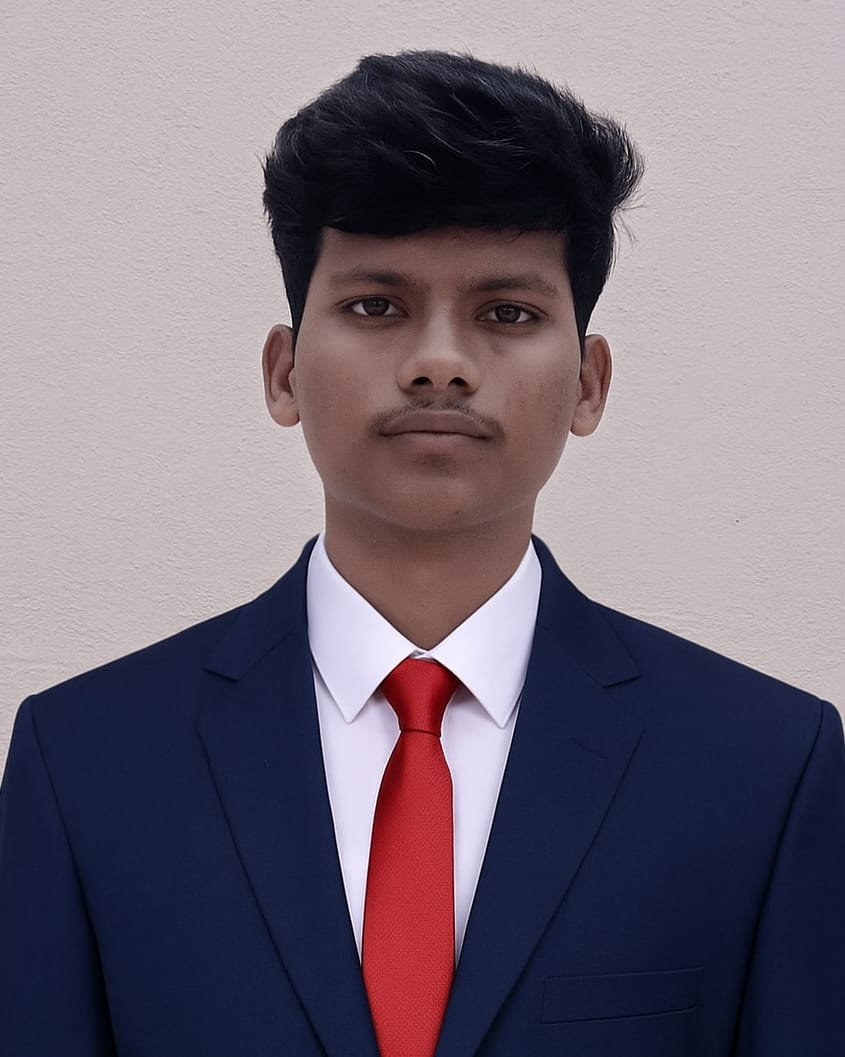
#> input picture image.jpeg, 845 x 1057 px
$ jupyter execute Ex-1.ipynb
#> lines starting #> are read from the running program, lines starting #| are printed output that depends on the picture; after the words box and inside, x2 and y2 are one past the last pixel; in counts of white or black regions, pixels touching at a corner belong together
## Exp.No:01- Image Handling and Pixel Transformations Using OpenCV

## Name : Santhosh G

## Reg no : 212225100044

[cell 1]
import cv2
import matplotlib.pyplot as plt

[cell 2]
# Read the image using OpenCV
img = cv2.imread('image.jpeg', cv2.IMREAD_COLOR)
#> img is the input picture: shape (1057, 845, 3); mean B, G, R 120.3, 108.3, 118.2

[cell 3]
# Convert BGR (OpenCV's default) to RGB (Matplotlib's expected color order)
img_rgb = cv2.cvtColor(img, cv2.COLOR_BGR2RGB)

[cell 4]
# Display the image using Matplotlib
plt.imshow(img_rgb, cmap='viridis')  # You can change 'viridis' to another cmap or use None for RGB images
plt.title("Original Image")
plt.axis('off')  # Removes axis ticks and labels
plt.show()

[cell 5]
# Load the image
image = cv2.imread('Qno. 1.jpg')

[cell 6]
# Convert BGR (OpenCV's default) to RGB (Matplotlib's expected color order)
img_rgb = cv2.cvtColor(img, cv2.COLOR_BGR2RGB)

[cell 7]
img_rgb.shape
#> Out = (1057, 845, 3)

[cell 8]
# Draw a line from top-left to bottom-right
line_img = cv2.line(img_rgb, (0, 0), (768, 600), (255, 0, 0), 25) # cv2.line(image, start_point, end_point, color, thickness)

[cell 9]
plt.imshow(line_img, cmap='viridis')
plt.title("Image with Line")
plt.axis('off')
plt.show()

[cell 10]
# Load the image
image = cv2.imread('Qno. 1.jpg')

# Convert BGR (OpenCV's default) to RGB (Matplotlib's expected color order)
img_rgb = cv2.cvtColor(img, cv2.COLOR_BGR2RGB)

[cell 11]
img_rgb.shape
#> Out = (1057, 845, 3)

[cell 12]
circle_img = cv2.circle(img_rgb,(400,300),250,(255,0,0),10) # cv2.circle(image, center, radius, color, thickness)

[cell 13]
plt.imshow(circle_img, cmap='viridis')
plt.title("Image with Circle")
plt.axis('off')
plt.show()

[cell 14]
# Load the image
image = cv2.imread('Qno. 1.jpg')

# Convert BGR (OpenCV's default) to RGB (Matplotlib's expected color order)
img_rgb = cv2.cvtColor(img, cv2.COLOR_BGR2RGB)

[cell 15]
img.shape
#> Out = (1057, 845, 3)

[cell 16]
# Draw a rectangle around the Whole image
rectangle_img = cv2.rectangle(img_rgb, (0, 0), (1057,845), (0, 0, 255), 10)  # cv2.rectangle(image, start_point, end_point, color, thickness)

[cell 17]
plt.imshow(rectangle_img, cmap='viridis')
plt.title("Image with Rectangle")
plt.axis('off')
plt.show()

[cell 18]
# Load the image
image = cv2.imread('Qno. 1.jpg')

# Convert BGR (OpenCV's default) to RGB (Matplotlib's expected color order)
img_rgb = cv2.cvtColor(img, cv2.COLOR_BGR2RGB)

[cell 19]
# Add text to the image
text_img = cv2.putText(img_rgb, "SANTHOSH G", (30, 50), cv2.FONT_HERSHEY_SIMPLEX, 2, (255, 0, 255), 10)  ## cv2.putText(image, text, position, font, font_scale, color, thickness)

[cell 20]
plt.imshow(text_img, cmap='viridis')
plt.title("Image with Text")
plt.axis('off')
plt.show()

[cell 21]
# Load the image
image = cv2.imread('image.jpeg')

[cell 22]
image_rgb = cv2.cvtColor(image, cv2.COLOR_BGR2RGB)

[cell 23]
# Original RGB Image
plt.imshow(image_rgb)
plt.title("Original RGB Image")
plt.axis("off")

[cell 24]
# Convert RGB to HSV
image_hsv = cv2.cvtColor(image_rgb, cv2.COLOR_RGB2HSV)
#> image_hsv: shape (1057, 845, 3); mean H, S, V 130.2, 82.4, 131.4

[cell 25]
# HSV Image
plt.imshow(image_hsv)
plt.title("HSV Image")
plt.axis("off")

[cell 26]
# Convert RGB to GRAY
image_gray = cv2.cvtColor(image_rgb, cv2.COLOR_RGB2GRAY)
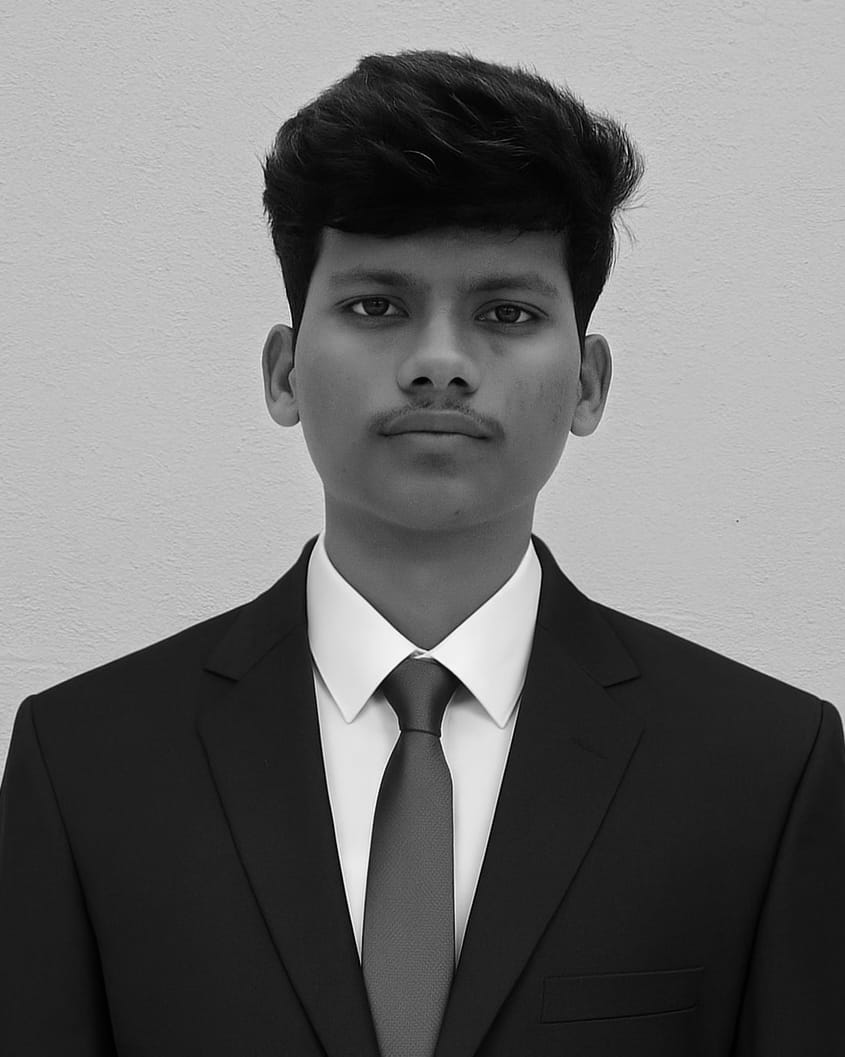
#> image_gray: shape (1057, 845); min 0, max 254, mean 112.7

[cell 27]
# Grayscale Image
plt.imshow(image_gray, cmap='gray')
plt.title("Grayscale Image")
plt.axis("off")

[cell 28]
# Convert RGB to YCrCb
image_ycrcb = cv2.cvtColor(image_rgb, cv2.COLOR_RGB2YCrCb)
#> image_ycrcb: shape (1057, 845, 3); mean of channels 0, 1, 2 112.7, 132, 132.4

[cell 29]
# YCrCb Image
plt.imshow(image_ycrcb)
plt.title("YCrCb Image")
plt.axis("off")

[cell 30]
# Convert HSV back to RGB
image_hsv_to_rgb = cv2.cvtColor(image_hsv, cv2.COLOR_HSV2RGB)

[cell 31]
plt.imshow(image_hsv_to_rgb)
plt.title("HSV to RGB Image")
plt.axis("off")

[cell 32]
# Modify a block of pixels (300x300) to white, starting from (200, 200)
image[200:500, 200:500] = [255, 255, 255]  # Rows: 200-499, Columns: 200-499
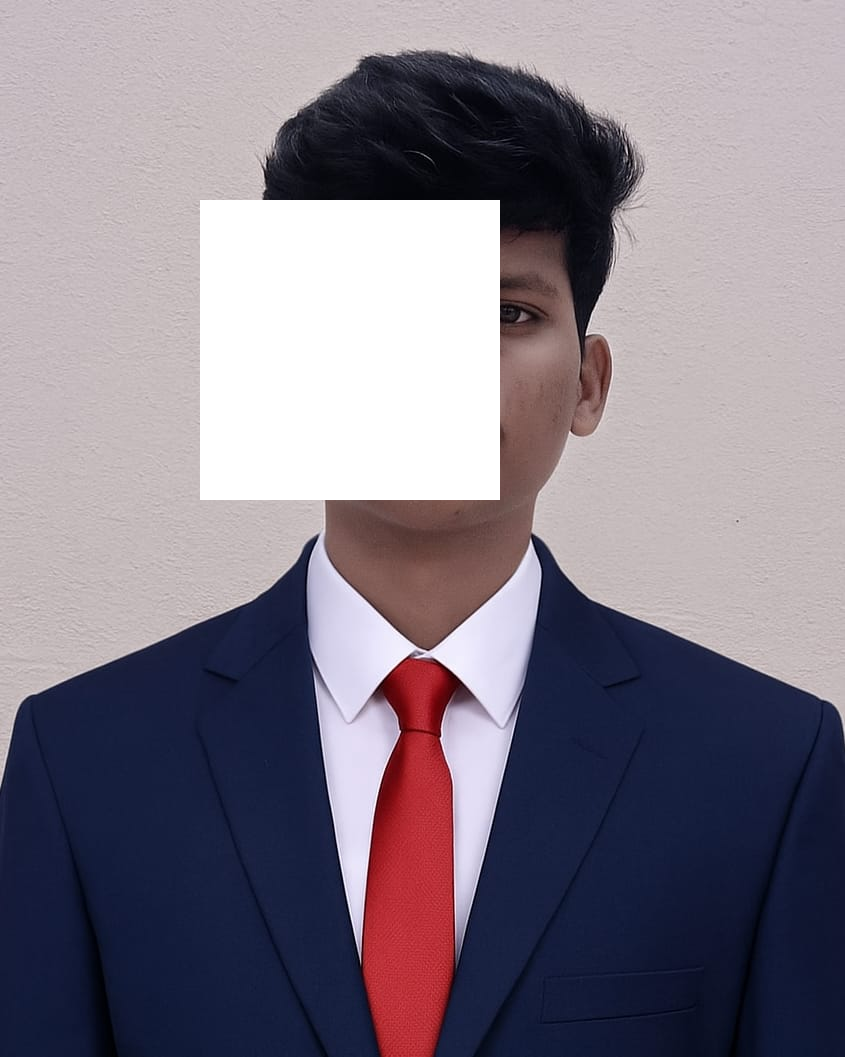
#> image: shape (1057, 845, 3); 10.08% of pixels changed, all inside (x1, y1, x2, y2) = (200, 200, 500, 500)

[cell 33]
# Convert BGR to RGB for displaying with Matplotlib
image_rgb = cv2.cvtColor(image, cv2.COLOR_BGR2RGB)

[cell 34]
# Display the modified image
plt.imshow(image_rgb)
plt.title("Image with 300x300 White Block")
plt.axis("off")
plt.show()

[cell 35]
# Load the image
image = cv2.imread('image.jpeg')

[cell 36]
image.shape
#> Out = (1057, 845, 3)

[cell 37]
# Resize the image to half its size
resized_image = cv2.resize(image, (768 // 2, 600 // 2))  # (new_width, new_height)
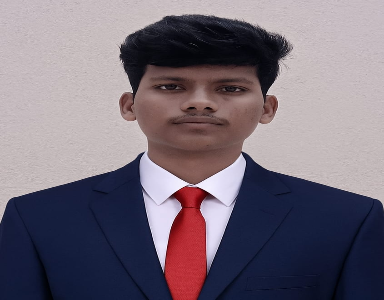
#> resized_image: shape (300, 384, 3); mean B, G, R 120.2, 108.2, 118.2

[cell 38]
# Convert BGR to RGB for displaying with Matplotlib
resized_image_rgb = cv2.cvtColor(resized_image, cv2.COLOR_BGR2RGB)

[cell 39]
resized_image_rgb.shape
#> Out = (300, 384, 3)

[cell 40]
# Display the resized image
plt.imshow(resized_image_rgb)
plt.title("Resized Image (Half Size)")
plt.axis("off")
plt.show()

[cell 41]
# Load the image
image = cv2.imread('image.jpeg')

[cell 42]
image.shape

[cell 43]
# Crop a 300x300 region starting from (50, 50)
roi = image[50:350, 50:350]  # Rows: 50-349, Columns: 50-349
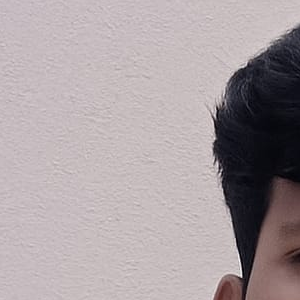
#> roi: shape (300, 300, 3); mean B, G, R 160.6, 157.8, 167.8

[cell 44]
# Convert BGR to RGB for displaying with Matplotlib
roi_rgb = cv2.cvtColor(roi, cv2.COLOR_BGR2RGB)

[cell 45]
# Display the cropped region (ROI)
plt.imshow(roi_rgb)
plt.title("Cropped Region of Interest (ROI)")
plt.axis("off")
plt.show()

[cell 46]
# Load the image
image = cv2.imread('image.jpeg')

[cell 47]
# Flip the image horizontally (left-right)
flipped_horizontally = cv2.flip(image, 1)
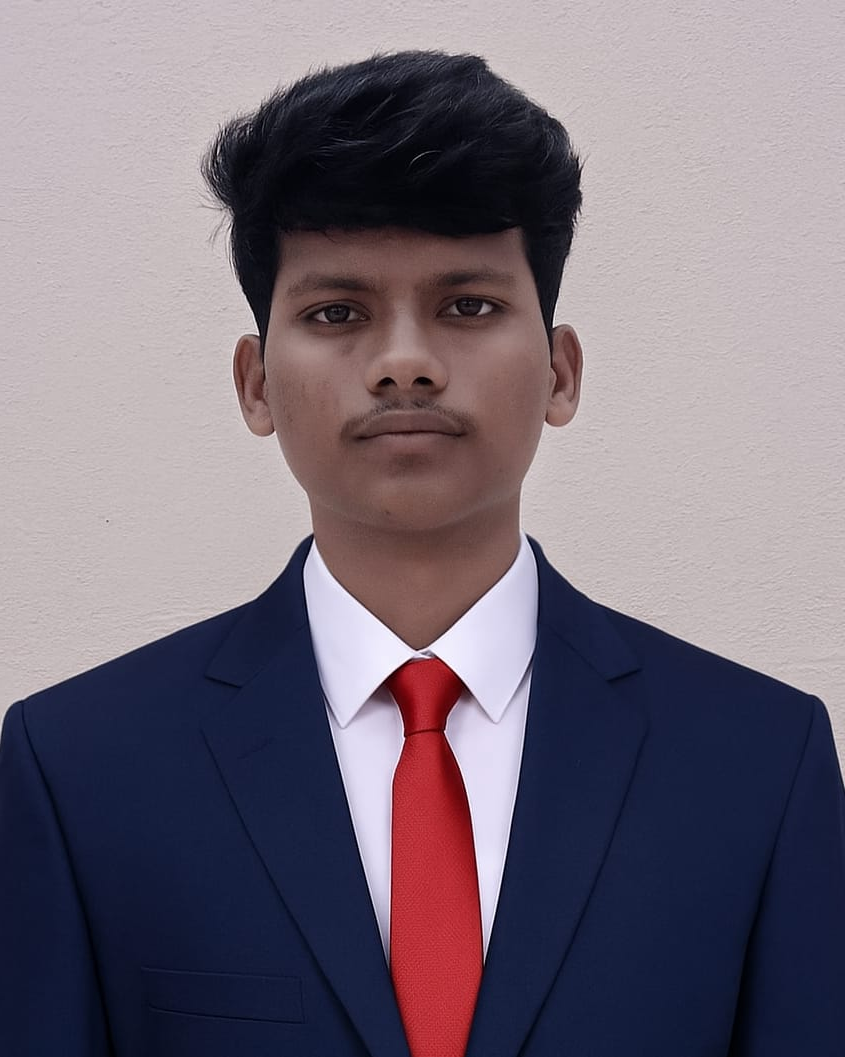
#> flipped_horizontally: shape (1057, 845, 3); mean B, G, R 120.3, 108.3, 118.2

[cell 48]
# Convert BGR to RGB for displaying with Matplotlib
flipped_horizontally_rgb = cv2.cvtColor(flipped_horizontally, cv2.COLOR_BGR2RGB)

[cell 49]
# Horizontal flip
plt.imshow(flipped_horizontally_rgb)
plt.title("Flipped Horizontally")
plt.axis("off")

[cell 50]
# Flip the image vertically (up-down)
flipped_vertically = cv2.flip(image, 0)
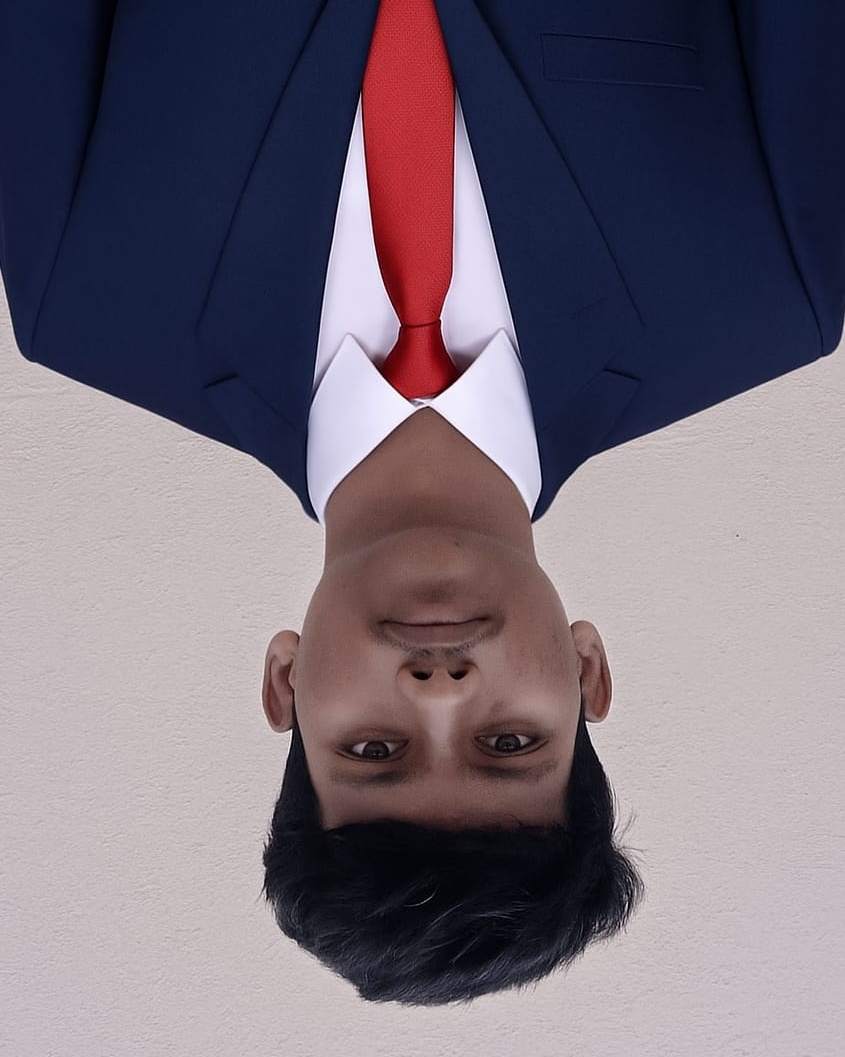
#> flipped_vertically: shape (1057, 845, 3); mean B, G, R 120.3, 108.3, 118.2

[cell 51]
# Convert BGR to RGB for displaying with Matplotlib
flipped_vertically_rgb = cv2.cvtColor(flipped_vertically, cv2.COLOR_BGR2RGB)
